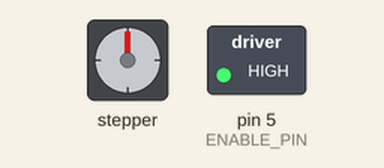
This sketch was run on a simulated Arduino Uno, built with avr-gcc and run on an emulated ATmega328P. On the bench: stepper motor, switched loads named in the sketch (green lamp = pin HIGH). Stepper angles assume 200 steps per turn; what the sketch prints to the serial monitor is not drawn.

Above: at 0.05 s.
At 2.6 s:
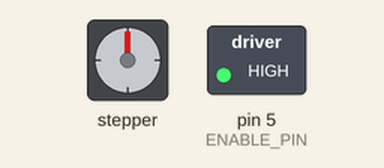
At 5.15 s:
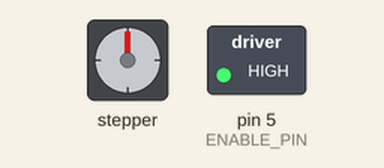
At 10.3 s:
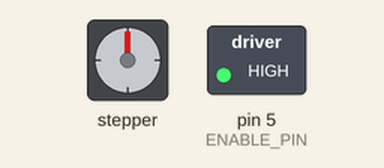
Timing chart, 0 to 13.5 s (numbered marks = the images above):
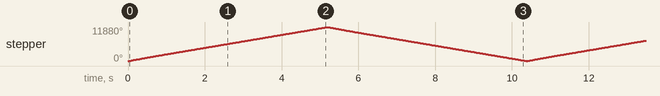

Measured:
- by itself, stepper: turns 11872° clockwise in 5.2 s, then 11872° counter-clockwise in 5.2 s, repeating every 10.4 s

The sketch:

sketch_jan31b.ino
```cpp
#include <AccelStepper.h>
#include <Arduino.h>
#include <Wire.h>

#define DEV_I2C Wire
#define SerialPort Serial

// Definizione del tipo di driver: 1 = DRIVER (usa STEP e DIR)
#define STEP_PIN 3
#define DIR_PIN 4
#define ENABLE_PIN 5  // Opzionale
double i = 0;
AccelStepper stepper(AccelStepper::DRIVER, STEP_PIN, DIR_PIN);

const int MOTOR_MAX_SPEED = (3200/60)*50 ; //3200 = 1 giro al secondo, (3200/60) = 1 rpm
const int giri = (3300*2) ; //3300 = 1 giro


unsigned long previousMillis = 0;   // Memorizza il tempo dell'ultima accensione
const long interval = 3000;          // Intervallo di lampeggio (3 secondo)


void setup() {
  SerialPort.begin(115200);
  SerialPort.println("Starting...");
  pinMode(ENABLE_PIN, OUTPUT);
  digitalWrite(ENABLE_PIN, HIGH); // Attiva il driver (LOW = attivo)

  stepper.setMaxSpeed(MOTOR_MAX_SPEED);  // Velocità massima (passi/sec)
  stepper.setAcceleration(1000); // Accelerazione (passi/sec^2)
}

void loop() {
  while(i<=(giri)) { //3400 1 GIRO (175000)
    stepper.setSpeed(MOTOR_MAX_SPEED);
    stepper.runSpeed();
    //stepper.step(3200);
    SerialPort.println(i);
    i++;
  }
  i=0;
  stepper.setSpeed(0);
  stepper.runSpeed();
  while(i<=(giri)){
    stepper.setSpeed(-MOTOR_MAX_SPEED);
    stepper.runSpeed();
    //stepper.step(3200);
    SerialPort.println(i);
    i++;
  }
  i=0;
}
```
